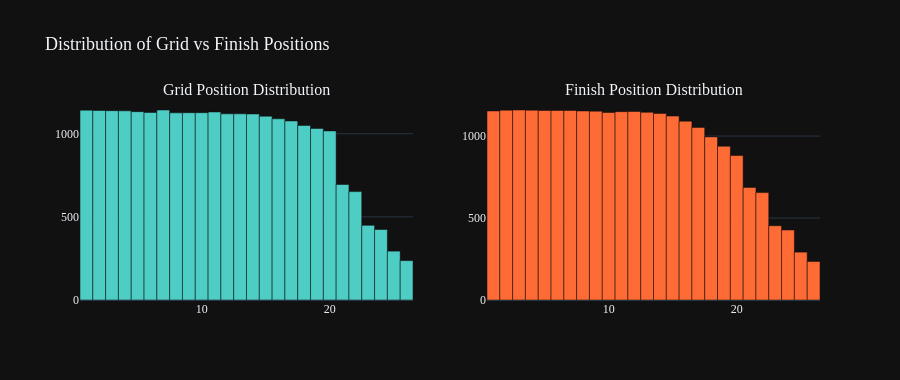

The cell this chart's notebook holds for it:
### Markdown cell above
---
## Visualization Prototyping

## 4. Grid and Finish Position Distributions

### Code cell
fig = make_subplots(rows=1, cols=2, subplot_titles=('Grid Position Distribution', 'Finish Position Distribution'))

fig.add_trace(go.Histogram(
    x=valid['Grid Position'], nbinsx=26,
    marker_color='#4ecdc4', marker_line_color='#0a0a0a', marker_line_width=0.5,
    name='Grid'
), row=1, col=1)

fig.add_trace(go.Histogram(
    x=valid['Finish Position'], nbinsx=26,
    marker_color='#ff6b35', marker_line_color='#0a0a0a', marker_line_width=0.5,
    name='Finish'
), row=1, col=2)

fig.update_layout(
    title='Distribution of Grid vs Finish Positions',
    template='plotly_dark', height=380,
    font=dict(family='DM Sans'), title_font_size=18,
    showlegend=False
)
fig.show()

### Figure 1 — Plotly figure (JSON) as saved in the notebook; plotly's stock layout.template omitted (floating-point values rounded to 4 significant figures; data arrays with more than 128 entries replaced by an {"elided": "..."} marker saying what was removed)
{"data": [{"marker": {"color": "#4ecdc4", "line": {"color": "#0a0a0a", "width": 0.5}}, "name": "Grid", "nbinsx": 26, "type": "histogram", "x": {"elided": "24956 float values"}, "xaxis": "x", "yaxis": "y"}, {"marker": {"color": "#ff6b35", "line": {"color": "#0a0a0a", "width": 0.5}}, "name": "Finish", "nbinsx": 26, "type": "histogram", "x": {"elided": "24956 float values"}, "xaxis": "x2", "yaxis": "y2"}], "layout": {"annotations": [{"font": {"size": 16}, "showarrow": false, "text": "Grid Position Distribution", "x": 0.225, "xanchor": "center", "xref": "paper", "y": 1, "yanchor": "bottom", "yref": "paper"}, {"font": {"size": 16}, "showarrow": false, "text": "Finish Position Distribution", "x": 0.775, "xanchor": "center", "xref": "paper", "y": 1, "yanchor": "bottom", "yref": "paper"}], "font": {"family": "DM Sans"}, "height": 380, "showlegend": false, "title": {"font": {"size": 18}, "text": "Distribution of Grid vs Finish Positions"}, "xaxis": {"anchor": "y", "domain": [0, 0.45]}, "xaxis2": {"anchor": "y2", "domain": [0.55, 1]}, "yaxis": {"anchor": "x", "domain": [0, 1]}, "yaxis2": {"anchor": "x2", "domain": [0, 1]}}}
